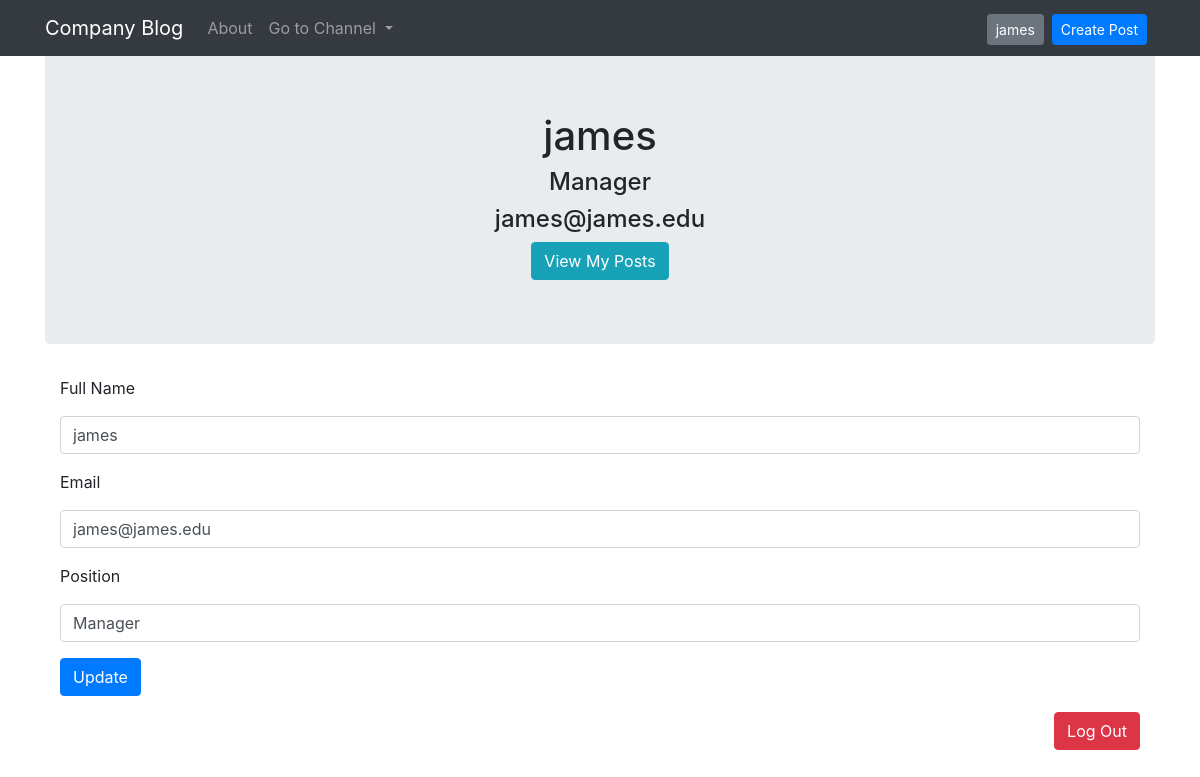
The page /account (signed in) on the database as committed earlier.
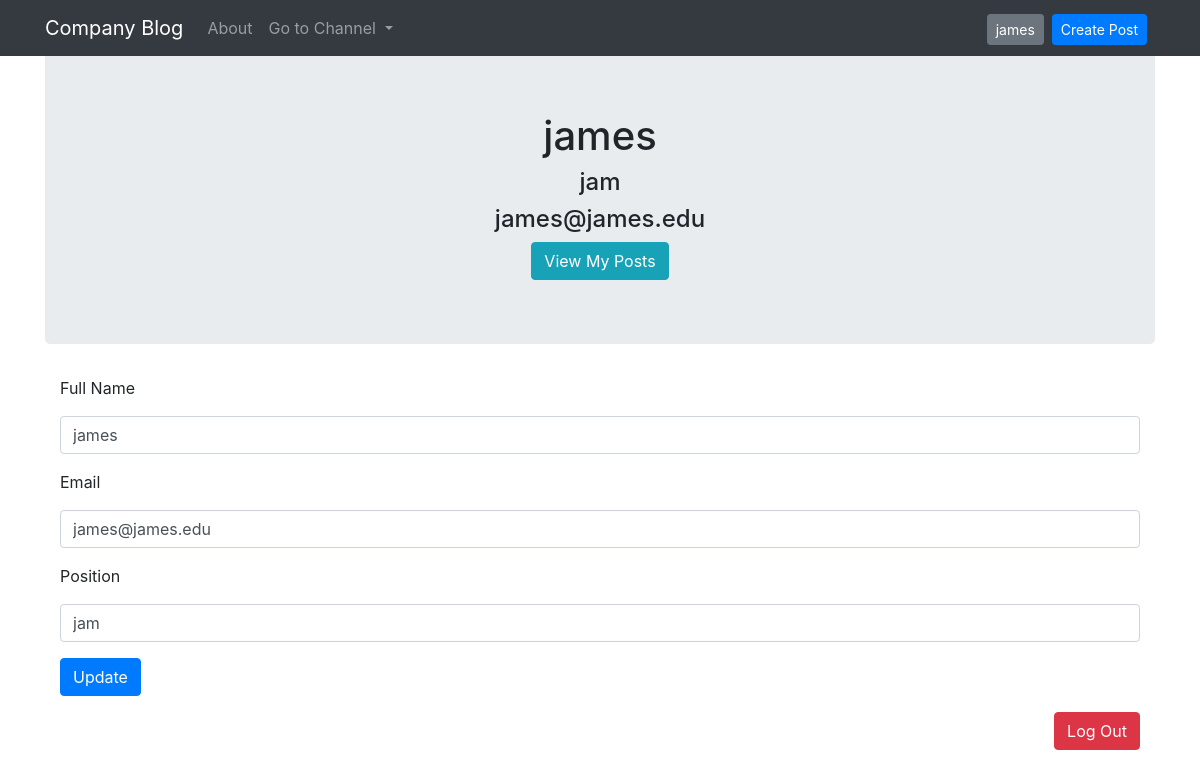
The same page on the database as committed later.
### blogApp/models.py (models this page shows, shortened)
class User(db.Model, UserMixin):
    __tablename__ = 'users'
    id = db.Column(db.Integer, primary_key = True)
    email = db.Column(db.String(64), unique=True, index=True)
    username = db.Column(db.String(64), unique=True, index=True)
    position = db.Column(db.String(64), index=True)
    password_hash = db.Column(db.String(128))
    posts = db.relationship('Post', backref='author', lazy=True)
    replies = db.relationship('Reply', backref='replier', lazy=True)

### blogApp/users/views.py (the view)
@users.route("/account", methods=['GET', 'POST'])
@login_required
def account():
    form = UpdateUserForm()
    if form.validate_on_submit():
        form.check_email(form.email)
        form.check_username(form.username)
        current_user.email = form.email.data
        current_user.username = form.username.data
        current_user.position = form.position.data
        db.session.commit()
        return redirect(url_for('users.account'))
    elif request.method == 'GET':
        form.email.data = current_user.email
        form.username.data = current_user.username
        form.position.data = current_user.position
    return render_template('account.html', form=form)

### blogApp/users/forms.py (shortened to what this page needs)
class UpdateUserForm(FlaskForm):
    email = StringField('Email', validators=[DataRequired(),Email()])
    username = StringField('Full Name', validators=[DataRequired()])
    position = StringField('Position', validators=[DataRequired()])
    submit = SubmitField('Update')

### blogApp/__init__.py (called while the page is built)
@app.context_processor
def inject_departments():
	departments = NewPostForm.departments
	return dict(departments=departments)

@app.context_processor
def inject_current_user():
	return dict(current_user=current_user)

### blogApp/models.py (called while the page is built)
@login_manager.user_loader
def load_user(user_id):
    return User.query.get(user_id)

### blogApp/templates/account.html (shortened to what this page needs)
{% extends "base.html" %}
{% block content %}
<div class="jumbotron">
  <div align='center'>
    <h1 >{{current_user.username}}</h1>
    <h4>{{ current_user.position }}</h4>
    <h4>{{ current_user.email }}</h4>
    <a class="btn btn-info" href="{{ url_for('users.user_posts', username=current_user.username) }}">View My Posts</a>
  </div>
</div>
<div class="container">
    <form method="POST">
        <div class="form-group">
            {{ form.username.label(class="form-group") }}
            {{form.username(class='form-control')  }}
        </div>
        <div class="form-group">
            {{ form.email.label(class="form-group") }}
            {{form.email(class='form-control')  }}
        </div>
        <div class="form-group">
            {{ form.position.label(class="form-group") }}
            {{ form.position(class="form-control") }}
        </div>
        <div class="form-group">
            {{ form.submit(class="btn btn-primary") }}
        </div>
    </form>
    <div align="right">
        <a class="btn btn-danger" href="{{ url_for('users.logout') }}">Log Out</a>
    </div>
</div>
{% endblock content %}

### blogApp/templates/base.html (shortened to what this page needs)
<!DOCTYPE html>
<html>
<head>
	<link rel="stylesheet" href="https://stackpath.bootstrapcdn.com/bootstrap/4.1.3/css/bootstrap.min.css">
</head>
<body>
	<nav class="navbar fixed-top navbar-expand-lg navbar-dark bg-dark">
		<div class="container">
		<a class="navbar-brand" href="{{ url_for('core.index') }}">Company Blog</a>
		<div class="collapse navbar-collapse" id="navbarSupportedContent">
			<ul class="navbar-nav mr-auto">
				<li class="nav-item">
					<a class="nav-link" href="{{ url_for('core.about') }}">About</a>
				</li>
				<li class="nav-item dropdown">
					<a class="nav-link dropdown-toggle" href="#" id="navbarDropdown" role="button" data-toggle="dropdown" aria-haspopup="true" aria-expanded="false">
						Go to Channel
					</a>
				</li>
			</ul>
			<ul class="navbar-nav ml-auto">
				{% if current_user.is_authenticated %}
				<li class="nav-item">
					<div style="margin-right: 8px; margin-top: 3px;">
						<a class="btn btn-secondary btn-sm" href="{{ url_for('users.account') }}"> {{current_user.username}}</a>
					</div>
				</li>
				<li class="nav-item">
					<div align="right" style="margin-right: 8px; margin-top: 3px;">
						<a class="btn btn-primary btn-sm" href="{{ url_for('posts.create_post') }}">Create Post</a>
					</div>
				</li>
				{% endif %}
			</ul>
			</div>
		</nav>
		<br>
		<br>
		<div class="container">
			{% block content %}
			{% endblock %}
		</div>
	</body>
	</html>

Rows that differ between the two databases and show on the page:
changed User "james": position "Manager" → "jam"
